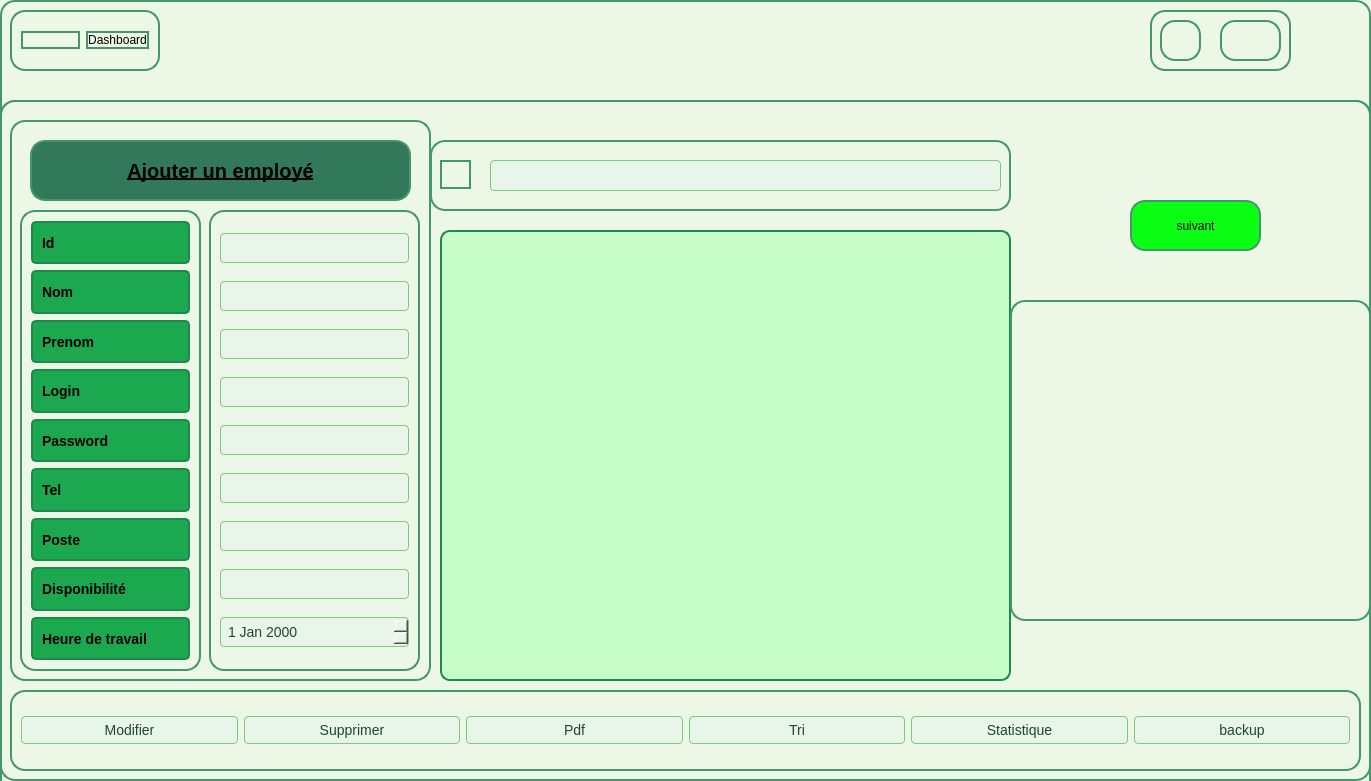
       <widget class="QFrame" name="frame_32">
        <property name="geometry">
         <rect>
          <x>200</x>
          <y>0</y>
          <width>1371</width>
          <height>781</height>
         </rect>
        </property>
        <property name="styleSheet">
         <string notr="true">background-color: #edf7e6;         /* Light green inside background */
border: 2px solid rgb(68, 150, 109); /* Green border */
border-radius: 15px;                /* Rounded corners with 15px radius */</string>
        </property>
        <property name="frameShape">
         <enum>QFrame::Shape::StyledPanel</enum>
        </property>
        <property name="frameShadow">
         <enum>QFrame::Shadow::Raised</enum>
        </property>
        <widget class="QFrame" name="frame_33">
         <property name="geometry">
          <rect>
           <x>0</x>
           <y>100</y>
           <width>1371</width>
           <height>1001</height>
          </rect>
         </property>
         <property name="frameShape">
          <enum>QFrame::Shape::StyledPanel</enum>
         </property>
         <property name="frameShadow">
          <enum>QFrame::Shadow::Raised</enum>
         </property>
         <widget class="QFrame" name="frame_34">
          <property name="geometry">
           <rect>
            <x>0</x>
            <y>0</y>
            <width>1371</width>
            <height>681</height>
           </rect>
          </property>
          <property name="frameShape">
           <enum>QFrame::Shape::StyledPanel</enum>
          </property>
          <property name="frameShadow">
           <enum>QFrame::Shadow::Raised</enum>
          </property>
          <widget class="QFrame" name="frame_35">
           <property name="geometry">
            <rect>
             <x>10</x>
             <y>590</y>
             <width>1351</width>
             <height>81</height>
            </rect>
           </property>
           <property name="frameShape">
            <enum>QFrame::Shape::StyledPanel</enum>
           </property>
           <property name="frameShadow">
            <enum>QFrame::Shadow::Raised</enum>
           </property>
           <layout class="QHBoxLayout" name="horizontalLayout_3">
            <item>
             <widget class="QPushButton" name="pushButton_modifier">
              <property name="styleSheet">
               <string notr="true">QPushButton {
    background-color: #E8F5E9; /* Vert très clair */
    color: #1f472e;
    font-family: &quot;Roboto&quot;, sans-serif;
    font-size: 14px;
    padding: 5px;
    border: 1px solid #81C784;
    border-radius: 4px;
}

QPushButton:hover {
    background-color: #C8E6C9; /* Légèrement plus foncé au survol */
}

QPushButton:pressed {
    background-color: #A5D6A7; /* Encore plus foncé lorsqu'il est pressé */
    border: 1px solid #4CAF50; /* Bordure plus foncée lorsqu'on clique */
}
</string>
              </property>
              <property name="text">
               <string>Modifier</string>
              </property>
             </widget>
            </item>
            <item>
             <widget class="QPushButton" name="pushButton_supprimer">
              <property name="styleSheet">
               <string notr="true">QPushButton {
    background-color: #E8F5E9; /* Vert très clair */
    color: #1f472e;
    font-family: &quot;Roboto&quot;, sans-serif;
    font-size: 14px;
    padding: 5px;
    border: 1px solid #81C784;
    border-radius: 4px;
}

QPushButton:hover {
    background-color: #C8E6C9; /* Légèrement plus foncé au survol */
}

QPushButton:pressed {
    background-color: #A5D6A7; /* Encore plus foncé lorsqu'il est pressé */
    border: 1px solid #4CAF50; /* Bordure plus foncée lorsqu'on clique */
}
</string>
              </property>
              <property name="text">
               <string>Supprimer</string>
              </property>
             </widget>
            </item>
            <item>
             <widget class="QPushButton" name="pushButton_pdf">
              <property name="styleSheet">
               <string notr="true">QPushButton {
    background-color: #E8F5E9; /* Vert très clair */
    color: #1f472e;
    font-family: &quot;Roboto&quot;, sans-serif;
    font-size: 14px;
    padding: 5px;
    border: 1px solid #81C784;
    border-radius: 4px;
}

QPushButton:hover {
    background-color: #C8E6C9; /* Légèrement plus foncé au survol */
}

QPushButton:pressed {
    background-color: #A5D6A7; /* Encore plus foncé lorsqu'il est pressé */
    border: 1px solid #4CAF50; /* Bordure plus foncée lorsqu'on clique */
}
</string>
              </property>
              <property name="text">
               <string>Pdf</string>
              </property>
             </widget>
            </item>
            <item>
             <widget class="QPushButton" name="pushButton_trier">
              <property name="styleSheet">
               <string notr="true">QPushButton {
    background-color: #E8F5E9; /* Vert très clair */
    color: #1f472e;
    font-family: &quot;Roboto&quot;, sans-serif;
    font-size: 14px;
    padding: 5px;
    border: 1px solid #81C784;
    border-radius: 4px;
}

QPushButton:hover {
    background-color: #C8E6C9; /* Légèrement plus foncé au survol */
}

QPushButton:pressed {
    background-color: #A5D6A7; /* Encore plus foncé lorsqu'il est pressé */
    border: 1px solid #4CAF50; /* Bordure plus foncée lorsqu'on clique */
}
</string>
              </property>
              <property name="text">
               <string>Tri</string>
              </property>
             </widget>
            </item>
            <item>
             <widget class="QPushButton" name="pushButton_stats">
              <property name="styleSheet">
               <string notr="true">QPushButton {
    background-color: #E8F5E9; /* Vert très clair */
    color: #1f472e;
    font-family: &quot;Roboto&quot;, sans-serif;
    font-size: 14px;
    padding: 5px;
    border: 1px solid #81C784;
    border-radius: 4px;
}

QPushButton:hover {
    background-color: #C8E6C9; /* Légèrement plus foncé au survol */
}

QPushButton:pressed {
    background-color: #A5D6A7; /* Encore plus foncé lorsqu'il est pressé */
    border: 1px solid #4CAF50; /* Bordure plus foncée lorsqu'on clique */
}
</string>
              </property>
              <property name="text">
               <string>Statistique</string>
              </property>
             </widget>
            </item>
            <item>
             <widget class="QPushButton" name="buttonBackup">
              <property name="styleSheet">
               <string notr="true">QPushButton {
    background-color: #E8F5E9; /* Vert très clair */
    color: #1f472e;
    font-family: &quot;Roboto&quot;, sans-serif;
    font-size: 14px;
    padding: 5px;
    border: 1px solid #81C784;
    border-radius: 4px;
}

QPushButton:hover {
    background-color: #C8E6C9; /* Légèrement plus foncé au survol */
}

QPushButton:pressed {
    background-color: #A5D6A7; /* Encore plus foncé lorsqu'il est pressé */
    border: 1px solid #4CAF50; /* Bordure plus foncée lorsqu'on clique */
}
</string>
              </property>
              <property name="text">
               <string>backup</string>
              </property>
             </widget>
            </item>
           </layout>
          </widget>
          <widget class="QFrame" name="frame_36">
           <property name="geometry">
            <rect>
             <x>10</x>
             <y>20</y>
             <width>421</width>
             <height>561</height>
            </rect>
           </property>
           <property name="frameShape">
            <enum>QFrame::Shape::StyledPanel</enum>
           </property>
           <property name="frameShadow">
            <enum>QFrame::Shadow::Raised</enum>
           </property>
           <widget class="QPushButton" name="pushButton_ajouter">
            <property name="geometry">
             <rect>
              <x>20</x>
              <y>20</y>
              <width>381</width>
              <height>61</height>
             </rect>
            </property>
            <property name="styleSheet">
             <string notr="true">
QPushButton {
    background-color: rgb(50, 120, 90); /* Couleur verte foncée */
    /*color: black;*/
   /* color: #1f472e;*/
color:black;
    font-family: &quot;Roboto&quot;, sans-serif;
     
    font-weight: bold; /* texte en gras */
    font-size: 20px;
    text-decoration: underline;  /* Texte souligné */
    line-height: 1.5;

    width: 200px;
    height: 40px;
    opacity: 0.65;
    text-align: center;
    
    border-style: solid;
    transition: background-color 0.3s ease, opacity 0.3s ease, transform 0.3s ease; /* Transition pour effet plus fluide */
}

QPushButton:hover {
    background-color: rgb(70, 140, 110); /* Couleur de fond légèrement plus claire au survol */
    opacity: 0.85; /* Augmentation de l'opacité */
    transform: scale(1.05); /* Agrandissement léger */
    box-shadow: 2px 2px 5px rgba(0, 0, 0, 0.3); /* Ombre pour donner de la profondeur */
}

                                                           

                                                 
QPushButton {
    background-color: rgb(50, 120, 90); 
    color: black;
    
    font-size: 20px;
    text-decoration: underline;   
    line-height: 1.5;

    width: 200px;
    height: 40px;
    opacity: 0.65;
    text-align: center;
    
    border-style: solid;
}

</string>
            </property>
            <property name="text">
             <string>Ajouter un employé</string>
            </property>
           </widget>
           <widget class="QFrame" name="frame_37">
            <property name="geometry">
             <rect>
              <x>10</x>
              <y>90</y>
              <width>181</width>
              <height>461</height>
             </rect>
            </property>
            <property name="frameShape">
             <enum>QFrame::Shape::StyledPanel</enum>
            </property>
            <property name="frameShadow">
             <enum>QFrame::Shadow::Raised</enum>
            </property>
            <layout class="QVBoxLayout" name="verticalLayout_9">
             <item>
              <widget class="QLabel" name="label_10">
               <property name="styleSheet">
                <string notr="true">QLabel {
    background-color: rgb(28, 168, 79); /* Couleur de fond */
    border: 2px solid #1C8A4F; /* Bordure assortie */
    border-radius: 5px; /* Coins arrondis */
    color: black; /* Texte en noir */
    font-size: 14px; /* Taille de police */
    padding: 5px; /* Espacement interne */
    font-weight: bold; /* Texte en gras */
}

QLabel:hover {
    background-color: rgb(20, 140, 60); /* Couleur de fond change lorsque l'on survole le label */
}

QLabel:focus {
    border: 2px solid #0D6E3F; /* Bordure qui change en cas de focus (utile pour les QLabel avec interaction) */
}
</string>
               </property>
               <property name="text">
                <string>Id</string>
               </property>
              </widget>
             </item>
             <item>
              <widget class="QLabel" name="label_11">
               <property name="styleSheet">
                <string notr="true">QLabel {
    background-color: rgb(28, 168, 79); /* Couleur de fond */
    border: 2px solid #1C8A4F; /* Bordure assortie */
    border-radius: 5px; /* Coins arrondis */
    color: black; /* Texte en noir */
    font-size: 14px; /* Taille de police */
    padding: 5px; /* Espacement interne */
    font-weight: bold; /* Texte en gras */
}

QLabel:hover {
    background-color: rgb(20, 140, 60); /* Couleur de fond change lorsque l'on survole le label */
}

QLabel:focus {
    border: 2px solid #0D6E3F; /* Bordure qui change en cas de focus (utile pour les QLabel avec interaction) */
}
</string>
               </property>
               <property name="text">
                <string>Nom</string>
               </property>
              </widget>
             </item>
             <item>
              <widget class="QLabel" name="label_12">
               <property name="styleSheet">
                <string notr="true">QLabel {
    background-color: rgb(28, 168, 79); /* Couleur de fond */
    border: 2px solid #1C8A4F; /* Bordure assortie */
    border-radius: 5px; /* Coins arrondis */
    color: black; /* Texte en noir */
    font-size: 14px; /* Taille de police */
    padding: 5px; /* Espacement interne */
    font-weight: bold; /* Texte en gras */
}

QLabel:hover {
    background-color: rgb(20, 140, 60); /* Couleur de fond change lorsque l'on survole le label */
}

QLabel:focus {
    border: 2px solid #0D6E3F; /* Bordure qui change en cas de focus (utile pour les QLabel avec interaction) */
}
</string>
               </property>
               <property name="text">
                <string>Prenom</string>
               </property>
              </widget>
             </item>
             <item>
              <widget class="QLabel" name="label_17">
               <property name="styleSheet">
                <string notr="true">QLabel {
    background-color: rgb(28, 168, 79); /* Couleur de fond */
    border: 2px solid #1C8A4F; /* Bordure assortie */
    border-radius: 5px; /* Coins arrondis */
    color: black; /* Texte en noir */
    font-size: 14px; /* Taille de police */
    padding: 5px; /* Espacement interne */
    font-weight: bold; /* Texte en gras */
}

QLabel:hover {
    background-color: rgb(20, 140, 60); /* Couleur de fond change lorsque l'on survole le label */
}

QLabel:focus {
    border: 2px solid #0D6E3F; /* Bordure qui change en cas de focus (utile pour les QLabel avec interaction) */
}
</string>
               </property>
               <property name="text">
                <string>Login</string>
               </property>
              </widget>
             </item>
             <item>
              <widget class="QLabel" name="label_18">
               <property name="styleSheet">
                <string notr="true">QLabel {
    background-color: rgb(28, 168, 79); /* Couleur de fond */
    border: 2px solid #1C8A4F; /* Bordure assortie */
    border-radius: 5px; /* Coins arrondis */
    color: black; /* Texte en noir */
    font-size: 14px; /* Taille de police */
    padding: 5px; /* Espacement interne */
    font-weight: bold; /* Texte en gras */
}

QLabel:hover {
    background-color: rgb(20, 140, 60); /* Couleur de fond change lorsque l'on survole le label */
}

QLabel:focus {
    border: 2px solid #0D6E3F; /* Bordure qui change en cas de focus (utile pour les QLabel avec interaction) */
}
</string>
               </property>
               <property name="text">
                <string>Password</string>
               </property>
              </widget>
             </item>
             <item>
              <widget class="QLabel" name="label_19">
               <property name="styleSheet">
                <string notr="true">QLabel {
    background-color: rgb(28, 168, 79); /* Couleur de fond */
    border: 2px solid #1C8A4F; /* Bordure assortie */
    border-radius: 5px; /* Coins arrondis */
    color: black; /* Texte en noir */
    font-size: 14px; /* Taille de police */
    padding: 5px; /* Espacement interne */
    font-weight: bold; /* Texte en gras */
}

QLabel:hover {
    background-color: rgb(20, 140, 60); /* Couleur de fond change lorsque l'on survole le label */
}

QLabel:focus {
    border: 2px solid #0D6E3F; /* Bordure qui change en cas de focus (utile pour les QLabel avec interaction) */
}
</string>
               </property>
               <property name="text">
                <string>Tel</string>
               </property>
              </widget>
             </item>
             <item>
              <widget class="QLabel" name="label_20">
               <property name="styleSheet">
                <string notr="true">QLabel {
    background-color: rgb(28, 168, 79); /* Couleur de fond */
    border: 2px solid #1C8A4F; /* Bordure assortie */
    border-radius: 5px; /* Coins arrondis */
    color: black; /* Texte en noir */
    font-size: 14px; /* Taille de police */
    padding: 5px; /* Espacement interne */
    font-weight: bold; /* Texte en gras */
}

QLabel:hover {
    background-color: rgb(20, 140, 60); /* Couleur de fond change lorsque l'on survole le label */
}

QLabel:focus {
    border: 2px solid #0D6E3F; /* Bordure qui change en cas de focus (utile pour les QLabel avec interaction) */
}
</string>
               </property>
               <property name="text">
                <string>Poste</string>
               </property>
              </widget>
             </item>
             <item>
              <widget class="QLabel" name="label_21">
               <property name="styleSheet">
                <string notr="true">QLabel {
    background-color: rgb(28, 168, 79); /* Couleur de fond */
    border: 2px solid #1C8A4F; /* Bordure assortie */
    border-radius: 5px; /* Coins arrondis */
    color: black; /* Texte en noir */
    font-size: 14px; /* Taille de police */
    padding: 5px; /* Espacement interne */
    font-weight: bold; /* Texte en gras */
}

QLabel:hover {
    background-color: rgb(20, 140, 60); /* Couleur de fond change lorsque l'on survole le label */
}

QLabel:focus {
    border: 2px solid #0D6E3F; /* Bordure qui change en cas de focus (utile pour les QLabel avec interaction) */
}
</string>
               </property>
               <property name="text">
                <string>Disponibilité</string>
               </property>
              </widget>
             </item>
             <item>
              <widget class="QLabel" name="label_22">
               <property name="styleSheet">
                <string notr="true">QLabel {
    background-color: rgb(28, 168, 79); /* Couleur de fond */
    border: 2px solid #1C8A4F; /* Bordure assortie */
    border-radius: 5px; /* Coins arrondis */
    color: black; /* Texte en noir */
    font-size: 14px; /* Taille de police */
    padding: 5px; /* Espacement interne */
    font-weight: bold; /* Texte en gras */
}

QLabel:hover {
    background-color: rgb(20, 140, 60); /* Couleur de fond change lorsque l'on survole le label */
}

QLabel:focus {
    border: 2px solid #0D6E3F; /* Bordure qui change en cas de focus (utile pour les QLabel avec interaction) */
}
</string>
               </property>
               <property name="text">
                <string>Heure de travail</string>
               </property>
              </widget>
             </item>
            </layout>
           </widget>
           <widget class="QFrame" name="frame_38">
            <property name="geometry">
             <rect>
              <x>199</x>
              <y>90</y>
              <width>211</width>
              <height>461</height>
             </rect>
            </property>
            <property name="frameShape">
             <enum>QFrame::Shape::StyledPanel</enum>
            </property>
            <property name="frameShadow">
             <enum>QFrame::Shadow::Raised</enum>
            </property>
            <layout class="QVBoxLayout" name="verticalLayout_10">
             <item>
              <widget class="QLineEdit" name="lineEdit_ID">
               <property name="styleSheet">
                <string notr="true">QLineEdit {
    background-color: #E8F5E9; /* Vert très clair */
    color: #1f472e;
    font-family: &quot;Roboto&quot;, sans-serif;
    font-size: 14px;
    padding: 5px;
    border: 1px solid #81C784;
    border-radius: 4px;
}
QLineEdit:focus {
    border: 1px solid #4CAF50; /* Bordure plus foncée lorsqu'on clique */
    background-color: #F1F8E9;
}</string>
               </property>
              </widget>
             </item>
             <item>
              <widget class="QLineEdit" name="lineEdit_nom">
               <property name="styleSheet">
                <string notr="true">QLineEdit {
    background-color: #E8F5E9; /* Vert très clair */
    color: #1f472e;
    font-family: &quot;Roboto&quot;, sans-serif;
    font-size: 14px;
    padding: 5px;
    border: 1px solid #81C784;
    border-radius: 4px;
}
QLineEdit:focus {
    border: 1px solid #4CAF50; /* Bordure plus foncée lorsqu'on clique */
    background-color: #F1F8E9;
}</string>
               </property>
              </widget>
             </item>
             <item>
              <widget class="QLineEdit" name="lineEdit_prenom">
               <property name="styleSheet">
                <string notr="true">QLineEdit {
    background-color: #E8F5E9; /* Vert très clair */
    color: #1f472e;
    font-family: &quot;Roboto&quot;, sans-serif;
    font-size: 14px;
    padding: 5px;
    border: 1px solid #81C784;
    border-radius: 4px;
}
QLineEdit:focus {
    border: 1px solid #4CAF50; /* Bordure plus foncée lorsqu'on clique */
    background-color: #F1F8E9;
}</string>
               </property>
              </widget>
             </item>
             <item>
              <widget class="QLineEdit" name="lineEdit_login">
               <property name="styleSheet">
                <string notr="true">QLineEdit {
    background-color: #E8F5E9; /* Vert très clair */
    color: #1f472e;
    font-family: &quot;Roboto&quot;, sans-serif;
    font-size: 14px;
    padding: 5px;
    border: 1px solid #81C784;
    border-radius: 4px;
}
QLineEdit:focus {
    border: 1px solid #4CAF50; /* Bordure plus foncée lorsqu'on clique */
    background-color: #F1F8E9;
}</string>
               </property>
              </widget>
             </item>
             <item>
              <widget class="QLineEdit" name="lineEdit_password">
               <property name="styleSheet">
                <string notr="true">QLineEdit {
    background-color: #E8F5E9; /* Vert très clair */
    color: #1f472e;
    font-family: &quot;Roboto&quot;, sans-serif;
    font-size: 14px;
    padding: 5px;
    border: 1px solid #81C784;
    border-radius: 4px;
}
QLineEdit:focus {
    border: 1px solid #4CAF50; /* Bordure plus foncée lorsqu'on clique */
    background-color: #F1F8E9;
}</string>
               </property>
              </widget>
             </item>
             <item>
              <widget class="QLineEdit" name="lineEdit_telephone">
               <property name="styleSheet">
                <string notr="true">QLineEdit {
    background-color: #E8F5E9; /* Vert très clair */
    color: #1f472e;
    font-family: &quot;Roboto&quot;, sans-serif;
    font-size: 14px;
    padding: 5px;
    border: 1px solid #81C784;
    border-radius: 4px;
}
QLineEdit:focus {
    border: 1px solid #4CAF50; /* Bordure plus foncée lorsqu'on clique */
    background-color: #F1F8E9;
}</string>
               </property>
              </widget>
             </item>
             <item>
              <widget class="QLineEdit" name="lineEdit_poste">
               <property name="styleSheet">
                <string notr="true">QLineEdit {
    background-color: #E8F5E9; /* Vert très clair */
    color: #1f472e;
    font-family: &quot;Roboto&quot;, sans-serif;
    font-size: 14px;
    padding: 5px;
    border: 1px solid #81C784;
    border-radius: 4px;
}
QLineEdit:focus {
    border: 1px solid #4CAF50; /* Bordure plus foncée lorsqu'on clique */
    background-color: #F1F8E9;
}</string>
               </property>
              </widget>
             </item>
             <item>
              <widget class="QLineEdit" name="lineEdit_disponibilite">
               <property name="styleSheet">
                <string notr="true">QLineEdit {
    background-color: #E8F5E9; /* Vert très clair */
    color: #1f472e;
    font-family: &quot;Roboto&quot;, sans-serif;
    font-size: 14px;
    padding: 5px;
    border: 1px solid #81C784;
    border-radius: 4px;
}
QLineEdit:focus {
    border: 1px solid #4CAF50; /* Bordure plus foncée lorsqu'on clique */
    background-color: #F1F8E9;
}</string>
               </property>
              </widget>
             </item>
             <item>
              <widget class="QDateEdit" name="lineEdit_heureTravail">
               <property name="styleSheet">
                <string notr="true">QDateEdit {
    background-color: #E8F5E9; /* Vert très clair */
    color: #1f472e;
    font-family: &quot;Roboto&quot;, sans-serif;
    font-size: 14px;
    padding: 5px;
    border: 1px solid #81C784;
    border-radius: 4px;
}
QDateEdit:focus {
    border: 1px solid #4CAF50; /* Bordure plus foncée lorsqu'on clique */
    background-color: #F1F8E9;
}</string>
               </property>
              </widget>
             </item>
            </layout>
           </widget>
          </widget>
          <widget class="QTableView" name="tableView_employee">
           <property name="geometry">
            <rect>
             <x>440</x>
             <y>130</y>
             <width>571</width>
             <height>451</height>
            </rect>
           </property>
           <property name="styleSheet">
            <string notr="true">QTableView {
    background-color: rgb(200, 255, 200); /* Fond plus clair */
    border: 2px solid #1C8A4F;
    border-radius: 10px;
    color: black;
    font-size: 14px;
    font-family: &quot;Helvetica Neue&quot;, Arial, sans-serif; /* Police claire Helvetica Neue */
    font-weight: bold; /* Applique le texte en gras */
    selection-background-color: rgb(28, 168, 79); /* Fond de sélection */
    selection-color: white;
    padding: 5px;
}

QTableView::item {
    padding: 5px;
    font-family: &quot;Segoe UI&quot;, Tahoma, sans-serif; /* Police claire Segoe UI pour les cellules */
    font-weight: bold; /* Applique le texte en gras pour les cellules */
}

QTableView::item:selected {
    background-color: rgb(28, 168, 79);
    color: white;
}

QHeaderView::section {
    background-color: rgb(150, 200, 150);
    color: black;
    font-weight: bold; /* En-têtes en gras */
    font-family: &quot;Helvetica Neue&quot;, Arial, sans-serif; /* Police claire pour les en-têtes */
    border: 1px solid #1C8A4F;
}

QTableView QTableCornerButton::section {
    background-color: rgb(200, 255, 200);
}</string>
           </property>
          </widget>
          <widget class="QFrame" name="frame_39">
           <property name="geometry">
            <rect>
             <x>430</x>
             <y>40</y>
             <width>581</width>
             <height>71</height>
            </rect>
           </property>
           <property name="frameShape">
            <enum>QFrame::Shape::StyledPanel</enum>
           </property>
           <property name="frameShadow">
            <enum>QFrame::Shadow::Raised</enum>
           </property>
           <widget class="QPushButton" name="pushButton_11">
            <property name="geometry">
             <rect>
              <x>10</x>
              <y>20</y>
              <width>31</width>
              <height>29</height>
             </rect>
            </property>
            <property name="text">
             <string/>
            </property>
           </widget>
           <widget class="QLineEdit" name="lineEdit_recherche">
            <property name="geometry">
             <rect>
              <x>60</x>
              <y>20</y>
              <width>511</width>
              <height>31</height>
             </rect>
            </property>
            <property name="styleSheet">
             <string notr="true">QLineEdit {
    background-color: #E8F5E9; /* Vert très clair */
    color: #1f472e;
    font-family: &quot;Roboto&quot;, sans-serif;
    font-size: 14px;
    padding: 5px;
    border: 1px solid #81C784;
    border-radius: 4px;
}
QLineEdit:focus {
    border: 1px solid #4CAF50; /* Bordure plus foncée lorsqu'on clique */
    background-color: #F1F8E9;
}</string>
            </property>
           </widget>
          </widget>
          <widget class="QWidget" name="verticalLayoutWidget_2">
           <property name="geometry">
            <rect>
             <x>1010</x>
             <y>200</y>
             <width>361</width>
             <height>321</height>
            </rect>
           </property>
           <layout class="QVBoxLayout" name="verticalLayout_11"/>
          </widget>
          <widget class="QPushButton" name="pushButton_suivant">
           <property name="geometry">
            <rect>
             <x>1130</x>
             <y>100</y>
             <width>131</width>
             <height>51</height>
            </rect>
           </property>
           <property name="styleSheet">
            <string notr="true">color: rgb(0, 0, 0);
background-color: rgb(10, 255, 18);</string>
           </property>
           <property name="text">
            <string>suivant</string>
           </property>
          </widget>
         </widget>
        </widget>
        <widget class="QFrame" name="frame_40">
         <property name="geometry">
          <rect>
           <x>10</x>
           <y>10</y>
           <width>150</width>
           <height>61</height>
          </rect>
         </property>
         <property name="frameShape">
          <enum>QFrame::Shape::StyledPanel</enum>
         </property>
         <property name="frameShadow">
          <enum>QFrame::Shadow::Raised</enum>
         </property>
         <layout class="QHBoxLayout" name="horizontalLayout_6">
          <item>
           <widget class="QPushButton" name="pushButton_21">
            <property name="text">
             <string/>
            </property>
           </widget>
          </item>
          <item>
           <widget class="QPushButton" name="pushButton_26">
            <property name="styleSheet">
             <string notr="true">color: rgb(0, 0, 0);</string>
            </property>
            <property name="text">
             <string>Dashboard</string>
            </property>
           </widget>
          </item>
         </layout>
        </widget>
        <widget class="QFrame" name="frame_42">
         <property name="geometry">
          <rect>
           <x>1150</x>
           <y>10</y>
           <width>141</width>
           <height>61</height>
          </rect>
         </property>
         <property name="frameShape">
          <enum>QFrame::Shape::StyledPanel</enum>
         </property>
         <property name="frameShadow">
          <enum>QFrame::Shadow::Raised</enum>
         </property>
         <widget class="QFrame" name="frame_43">
          <property name="geometry">
           <rect>
            <x>10</x>
            <y>10</y>
            <width>41</width>
            <height>41</height>
           </rect>
          </property>
          <property name="frameShape">
           <enum>QFrame::Shape::StyledPanel</enum>
          </property>
          <property name="frameShadow">
           <enum>QFrame::Shadow::Raised</enum>
          </property>
         </widget>
         <widget class="QFrame" name="frame_44">
          <property name="geometry">
           <rect>
            <x>70</x>
            <y>10</y>
            <width>61</width>
            <height>41</height>
           </rect>
          </property>
          <property name="frameShape">
           <enum>QFrame::Shape::StyledPanel</enum>
          </property>
          <property name="frameShadow">
           <enum>QFrame::Shadow::Raised</enum>
          </property>
         </widget>
        </widget>
       </widget>
